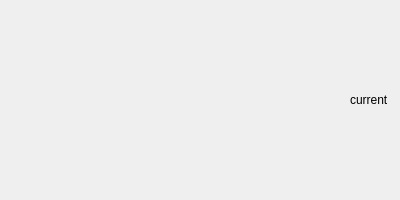
<?xml version="1.0" encoding="UTF-8"?>
<ui version="4.0">
 <class>Form</class>
 <widget class="QWidget" name="Form">
  <property name="geometry">
   <rect>
    <x>0</x>
    <y>0</y>
    <width>400</width>
    <height>200</height>
   </rect>
  </property>
  <property name="maximumSize">
   <size>
    <width>16777215</width>
    <height>200</height>
   </size>
  </property>
  <property name="windowTitle">
   <string>Form</string>
  </property>
  <property name="autoFillBackground">
   <bool>false</bool>
  </property>
  <layout class="QVBoxLayout" name="verticalLayout">
   <item>
    <layout class="QHBoxLayout" name="hlayout">
     <property name="spacing">
      <number>0</number>
     </property>
     <item>
      <widget class="QLabel" name="lbl_market">
       <property name="maximumSize">
        <size>
         <width>16777215</width>
         <height>25</height>
        </size>
       </property>
       <property name="font">
        <font>
         <weight>75</weight>
         <bold>true</bold>
        </font>
       </property>
       <property name="text">
        <string>&lt;unknown&gt;</string>
       </property>
      </widget>
     </item>
     <item>
      <spacer name="horizontalSpacer">
       <property name="orientation">
        <enum>Qt::Horizontal</enum>
       </property>
       <property name="sizeHint" stdset="0">
        <size>
         <width>40</width>
         <height>20</height>
        </size>
       </property>
      </spacer>
     </item>
     <item>
      <widget class="QLabel" name="lbl_current">
       <property name="text">
        <string>current</string>
       </property>
      </widget>
     </item>
    </layout>
   </item>
  </layout>
 </widget>
 <resources/>
 <connections/>
</ui>
